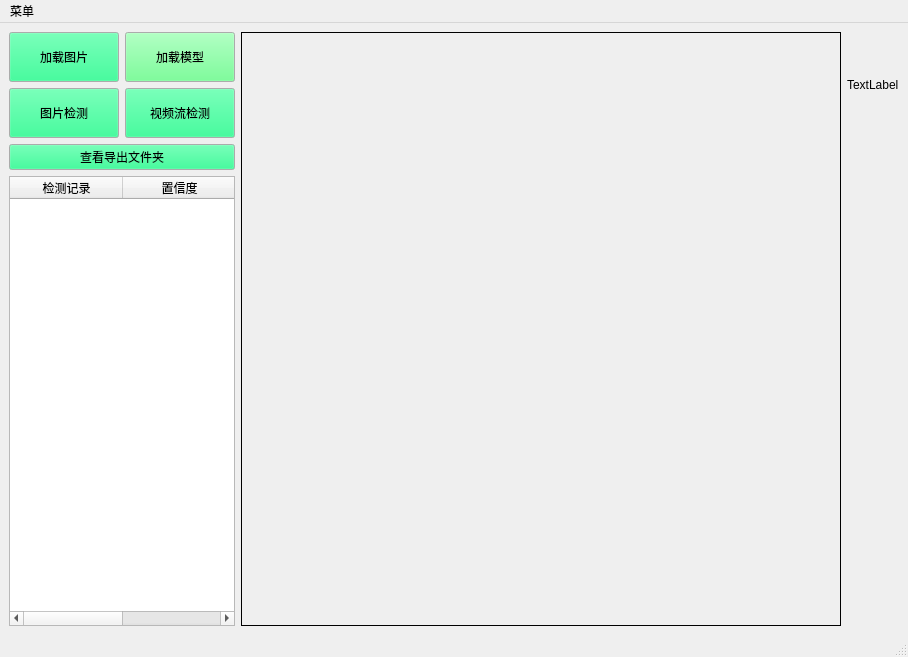
<?xml version="1.0" encoding="UTF-8"?>
<ui version="4.0">
 <class>MainWindow</class>
 <widget class="QMainWindow" name="MainWindow">
  <property name="geometry">
   <rect>
    <x>0</x>
    <y>0</y>
    <width>856</width>
    <height>657</height>
   </rect>
  </property>
  <property name="palette">
   <palette>
    <active>
     <colorrole role="Button">
      <brush brushstyle="SolidPattern">
       <color alpha="255">
        <red>0</red>
        <green>255</green>
        <blue>127</blue>
       </color>
      </brush>
     </colorrole>
    </active>
    <inactive>
     <colorrole role="Button">
      <brush brushstyle="SolidPattern">
       <color alpha="255">
        <red>0</red>
        <green>255</green>
        <blue>127</blue>
       </color>
      </brush>
     </colorrole>
    </inactive>
    <disabled>
     <colorrole role="Button">
      <brush brushstyle="SolidPattern">
       <color alpha="255">
        <red>0</red>
        <green>255</green>
        <blue>127</blue>
       </color>
      </brush>
     </colorrole>
    </disabled>
   </palette>
  </property>
  <property name="tabletTracking">
   <bool>false</bool>
  </property>
  <property name="windowTitle">
   <string>yolov8检测缺陷demo</string>
  </property>
  <widget class="QWidget" name="centralwidget">
   <layout class="QGridLayout" name="gridLayout_3">
    <item row="0" column="0">
     <layout class="QGridLayout" name="gridLayout">
      <item row="1" column="0">
       <widget class="QPushButton" name="pushButton_detect">
        <property name="minimumSize">
         <size>
          <width>0</width>
          <height>50</height>
         </size>
        </property>
        <property name="font">
         <font>
          <family>Agency FB</family>
         </font>
        </property>
        <property name="mouseTracking">
         <bool>true</bool>
        </property>
        <property name="text">
         <string>图片检测</string>
        </property>
       </widget>
      </item>
      <item row="0" column="0">
       <widget class="QPushButton" name="pushButton_img">
        <property name="minimumSize">
         <size>
          <width>0</width>
          <height>50</height>
         </size>
        </property>
        <property name="font">
         <font>
          <family>Agency FB</family>
         </font>
        </property>
        <property name="mouseTracking">
         <bool>true</bool>
        </property>
        <property name="text">
         <string>加载图片</string>
        </property>
       </widget>
      </item>
      <item row="0" column="1">
       <widget class="QPushButton" name="pushButton_model">
        <property name="minimumSize">
         <size>
          <width>0</width>
          <height>50</height>
         </size>
        </property>
        <property name="palette">
         <palette>
          <active>
           <colorrole role="Button">
            <brush brushstyle="SolidPattern">
             <color alpha="255">
              <red>85</red>
              <green>255</green>
              <blue>127</blue>
             </color>
            </brush>
           </colorrole>
          </active>
          <inactive>
           <colorrole role="Button">
            <brush brushstyle="SolidPattern">
             <color alpha="255">
              <red>85</red>
              <green>255</green>
              <blue>127</blue>
             </color>
            </brush>
           </colorrole>
          </inactive>
          <disabled>
           <colorrole role="Button">
            <brush brushstyle="SolidPattern">
             <color alpha="255">
              <red>85</red>
              <green>255</green>
              <blue>127</blue>
             </color>
            </brush>
           </colorrole>
          </disabled>
         </palette>
        </property>
        <property name="font">
         <font>
          <family>Agency FB</family>
         </font>
        </property>
        <property name="mouseTracking">
         <bool>true</bool>
        </property>
        <property name="text">
         <string>加载模型</string>
        </property>
       </widget>
      </item>
      <item row="1" column="1">
       <widget class="QPushButton" name="pushButton_camera_detect">
        <property name="minimumSize">
         <size>
          <width>0</width>
          <height>50</height>
         </size>
        </property>
        <property name="palette">
         <palette>
          <active>
           <colorrole role="HighlightedText">
            <brush brushstyle="SolidPattern">
             <color alpha="255">
              <red>85</red>
              <green>255</green>
              <blue>127</blue>
             </color>
            </brush>
           </colorrole>
          </active>
          <inactive>
           <colorrole role="HighlightedText">
            <brush brushstyle="SolidPattern">
             <color alpha="255">
              <red>85</red>
              <green>255</green>
              <blue>127</blue>
             </color>
            </brush>
           </colorrole>
          </inactive>
          <disabled>
           <colorrole role="HighlightedText">
            <brush brushstyle="SolidPattern">
             <color alpha="255">
              <red>85</red>
              <green>255</green>
              <blue>127</blue>
             </color>
            </brush>
           </colorrole>
          </disabled>
         </palette>
        </property>
        <property name="font">
         <font>
          <family>Agency FB</family>
         </font>
        </property>
        <property name="mouseTracking">
         <bool>true</bool>
        </property>
        <property name="text">
         <string>视频流检测</string>
        </property>
       </widget>
      </item>
     </layout>
    </item>
    <item row="0" column="1" rowspan="2">
     <layout class="QVBoxLayout" name="verticalLayout_2">
      <item>
       <widget class="QLabel" name="label">
        <property name="minimumSize">
         <size>
          <width>600</width>
          <height>0</height>
         </size>
        </property>
        <property name="styleSheet">
         <string notr="true">border: 1px solid black;</string>
        </property>
        <property name="text">
         <string/>
        </property>
       </widget>
      </item>
     </layout>
    </item>
    <item row="1" column="0">
     <layout class="QVBoxLayout" name="verticalLayout">
      <item>
       <widget class="QPushButton" name="pushButton_showdir">
        <property name="font">
         <font>
          <family>Agency FB</family>
         </font>
        </property>
        <property name="mouseTracking">
         <bool>true</bool>
        </property>
        <property name="text">
         <string>查看导出文件夹</string>
        </property>
       </widget>
      </item>
      <item>
       <widget class="QTableWidget" name="tableWidget">
        <property name="minimumSize">
         <size>
          <width>226</width>
          <height>0</height>
         </size>
        </property>
        <property name="maximumSize">
         <size>
          <width>226</width>
          <height>16777215</height>
         </size>
        </property>
        <property name="styleSheet">
         <string notr="true">QTableWidget::item::selected
{
    background:green;
}
</string>
        </property>
        <attribute name="horizontalHeaderDefaultSectionSize">
         <number>113</number>
        </attribute>
        <column>
         <property name="text">
          <string>检测记录</string>
         </property>
        </column>
        <column>
         <property name="text">
          <string>置信度</string>
         </property>
        </column>
       </widget>
      </item>
     </layout>
    </item>
    <item row="0" column="2">
     <widget class="QLabel" name="detect_label">
      <property name="text">
       <string>TextLabel</string>
      </property>
     </widget>
    </item>
   </layout>
  </widget>
  <widget class="QMenuBar" name="menubar">
   <property name="geometry">
    <rect>
     <x>0</x>
     <y>0</y>
     <width>856</width>
     <height>23</height>
    </rect>
   </property>
   <widget class="QMenu" name="menu">
    <property name="title">
     <string>菜单</string>
    </property>
   </widget>
   <addaction name="menu"/>
  </widget>
  <widget class="QStatusBar" name="statusbar">
   <property name="autoFillBackground">
    <bool>true</bool>
   </property>
  </widget>
 </widget>
 <resources/>
 <connections/>
</ui>
